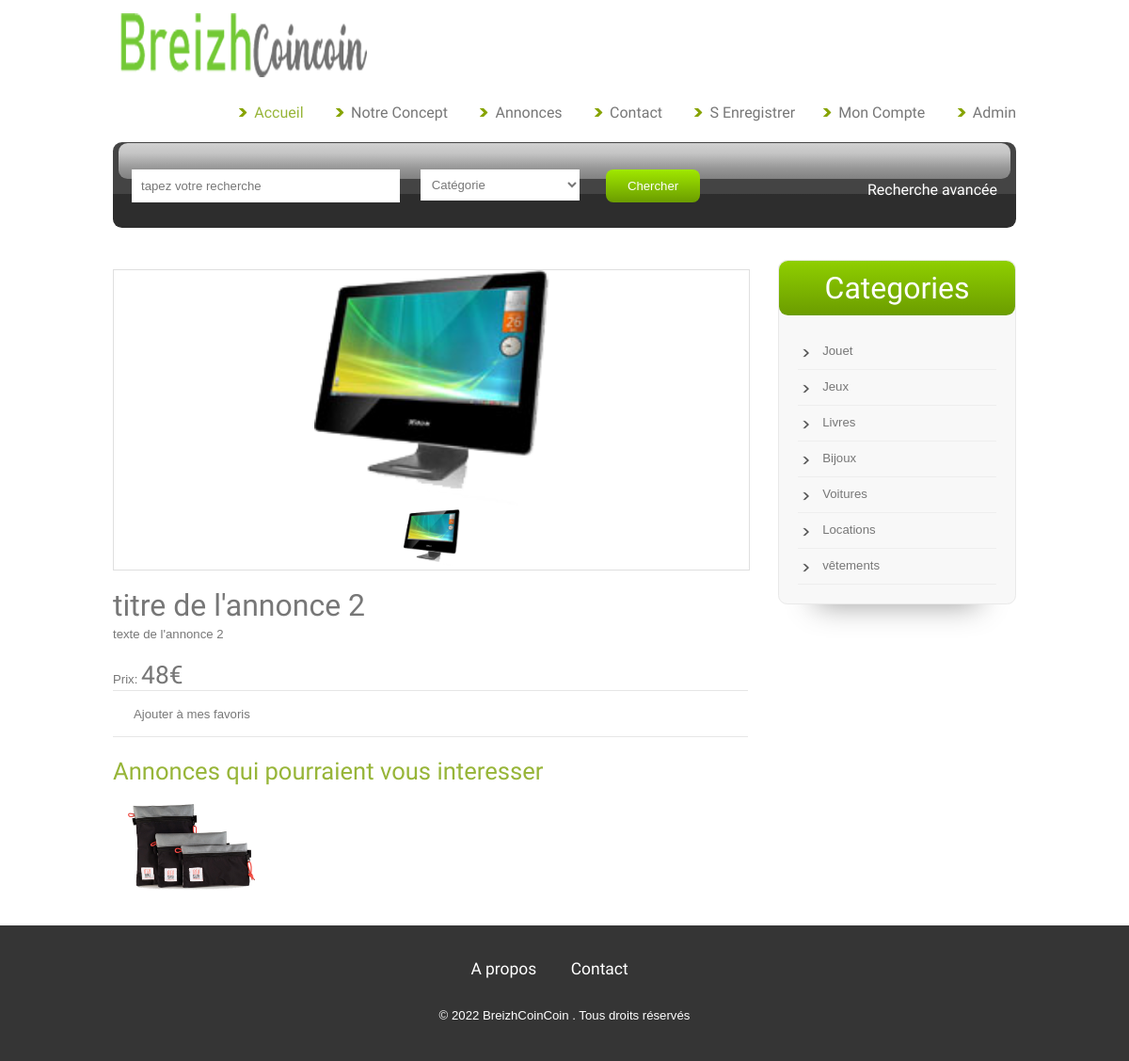
The app's page /annonce.php?id=2 with its own data.
### tables this page shows
CREATE TABLE `annonces` (
  `annonceId` int(11) NOT NULL,
  `title` varchar(150) NOT NULL,
  `price` double NOT NULL,
  `DATE` varchar(30) DEFAULT NULL,
  `image` varchar(50) DEFAULT NULL,
  `description` varchar(1000) DEFAULT NULL,
  `categorie` int(11) DEFAULT NULL,
  `userId` int(11) DEFAULT NULL,
  `UPDATE_TIME` date DEFAULT NULL
);

### annonce.php (the view, shortened to what this page needs)
<?php
include("inc/top.php");
?>
<?php
		 $id_annonce=$_GET['id'];
		 $req1 = "SELECT * FROM annonces where annonceId=$id_annonce";
		 $req2 = "SELECT * FROM annonces where categorie= (SELECT categorie from annonces where annonceId=$id_annonce) and annonceId!=$id_annonce LIMIT 3";
		 $get_annonce= $bd -> prepare($req1);
		 $get_trois_annonces= $bd -> prepare($req2);
		 $get_annonce-> execute();
		 $get_trois_annonces->execute();
		 $annonce=$get_annonce -> fetchall();
		 $trois_annonces=$get_trois_annonces-> fetchall();
?>
<div class="main">
<div class="details">
<?php
if(!empty($annonce)){
	echo	'	  <div class="product-details">
						<div class="images_3_of_2">
							<div id="container">
							<div id="products_example">
								<div id="products">
									<div class="slides_container">
										<a href="#" target="_blank"><img src="images/'.$annonce[0]['image'].'" width="250px" height="250px" alt=" " /></a>
									</div>
									<ul class="pagination">
										<li><a href="#"><img src="images/'.$annonce[0]['image'].'" width="60px" height="60px" alt=" " /></a></li>
									</ul>
								</div>
							</div>
						</div>
					</div>
					<div class="desc span_3_of_2">
						<h2>'.$annonce[0]['title'].'</h2>
						<p>'.$annonce[0]['description'].'</p>
						<div class="price">
							<p>Prix: <span>'.$annonce[0]['price'].'€</span></p>
						</div>
					<div class="wish-list">
						<ul>
							<li class="wish"><a href="favoris.php?annonceId='.$annonce[0]['annonceId'].'">Ajouter à mes favoris</a></li>
						</ul>
					</div>
				</div>
				<div class="clear"></div>
			</div>
	<div class="content_bottom">
		<div class="text-h1 top1 btm">
				<h2>Annonces qui pourraient vous interesser</h2>
			</div>
	<div class="div2">
			<div id="mcts1">';
			foreach($trois_annonces as $trois){
			echo	'<div class="w3l-img">
			<a href="annonce.php?id='.$trois['annonceId'].'" target="_blank"><img src="images/'.$trois['image'].'" width=150px alt=" " /></a>
				</div>';
			}
	}else {
		header("Location: 404.php");
	}
			?>
        </div>
   		</div>
    	</div>
        </div>
<div class="sidebar">
<div class="s-main">
	<div class="s_hdr">
		<h2>Categories</h2>
	</div>
	<div class="text1-nav">
		<ul>
		<?php
				foreach($categories as $cat ){
					print_r("<li><a href=categories.php?id=".$cat['id'].">".$cat['NAME']."</a></li>");
					}
			?>
	    </ul>
	</div>
</div>
</div>
</div>
<?php
include("inc/bottom.php");
?>

### css/style.css (style rules this page uses)
html,body,div,span,applet,object,iframe,h1,h2,h3,h4,h5,h6,p,blockquote,pre,a,abbr,acronym,address,big,cite,code,del,dfn,em,img,ins,kbd,q,s,samp,small,strike,strong,sub,sup,tt,var,b,u,i,dl,dt,dd,ol,nav ul,nav li,fieldset,form,label,legend,table,caption,tbody,tfoot,thead,tr,th,td,article,aside,canvas,details,embed,figure,figcaption,footer,header,hgroup,menu,nav,output,ruby,section,summary,time,mark,audio,video { margin:0;padding:0;border:0;font-size:100%;font:inherit;vertical-align:baseline; }
ol,ul { list-style:none;margin:0;padding:0; }
a { text-decoration:none; }
img { max-width:100%; }
body { font-family: Arial, Geneva,Helvetica, sans-serif; font-size: 100%; background:#ffffff; }
.main { display: block; padding: 3.5% 0; }
.sidebar { float: left; width:26.333%; }
.s-main { background: #f8f8f8; margin-top: 30px; border: 1px solid rgb(233, 233, 233); box-shadow: 0 40px 30px -40px #999; -webkit-box-shadow: 0 40px 30px -40px #999; -moz-box-shadow: 0 40px 30px -40px #999; -o-box-shadow: 0 40px 30px -40px #999; border-radius: 0.6em; -webkit-border-radius: 0.6em; -moz-border-radius: 0.6em; -o-border-radius: 0.6em; }
.s-main:first-child { margin-top: 0; }
.s_hdr { background: -webkit-gradient(linear, 50% 0%, 50% 100%, color-stop(0%, #8fcf00), color-stop(100%, #6b9c00)); background: -webkit-linear-gradient(top, #8fcf00, #6b9c00); background: -moz-linear-gradient(top, #8fcf00, #6b9c00); background: -o-linear-gradient(top, #8fcf00, #6b9c00); background: linear-gradient(top, #8fcf00, #6b9c00); background-color: #7db500; border-color: #5a8200; border-radius: 0.6em; -webkit-border-radius: 0.6em; -moz-border-radius: 0.6em; -o-border-radius: 0.6em; }
.s_hdr h2 { padding: 10px; text-align: center; font-size: 2.0em; letter-spacing: 0px; color: #FFF; font-family: 'Cabin Condensed', sans-serif; }
.text1-nav { padding:20px; }
.text1-nav ul li { display:inline; }
.text1-nav ul li a { display: block; font-size: 0.825em; color: #777; letter-spacing: 0px; line-height: 2.8em; border-bottom: 1px solid #EEEEEE; }
.text1-nav ul li:before { margin-top: 12px; margin-right: 10px; content: url('../images/arrow1.png'); float: left; }
.top1 { margin-top: 3%; }
.btm { padding-bottom: 3%; }
.desc { display: block; float: left; margin: 0% 0 0% 2.6%; }
.product-details { margin:10px 0; }
.details { width: 70.333%; float: left; margin-right: 3.333%; }
.images_3_of_2 { border: 1px solid #dfdfdf; width: 42.333%; float: left; text-align: center; }
.span_3_of_2 { width: 53.2%; }
.images_3_of_2 img { max-width: 100%; }
.span_3_of_2 h2 { font-size: 2.0em; color: #777; font-weight: 400; font-family: 'Cabin Condensed', sans-serif; }
.span_3_of_2 p { font-size: 0.825em; color: #777; line-height: 1.8em; }
.price p { font-size: 0.825em; color: #777; line-height: 1.8em; vertical-align: top; }
.price p span { font-size: 2.0em; color: #777; font-weight: 400; font-family: 'Cabin Condensed', sans-serif; }
.price { margin-top: 3%; }
.wish-list { padding:15px 0; border-bottom: 1px solid #E6E6E6; border-top: 1px solid #E6E6E6; }
.wish-list li { display:inline-block; margin-right:45px; }
.wish-list li a { color: #777777; font-size:0.825em; padding-left:22px; }
.wish-list li.wish { background:url(../images/wishlist.png) no-repeat 0; }
#mcts1 { width:100%; margin: 0 auto; white-space:nowrap; position:relative; }
.w3l-img { float: left; margin: 0 20px; }
#mcts1 img { border:none; }
.text-h1 h2 { font-size: 1.6em; color: #97b538; font-weight: 400; font-family: 'Cabin Condensed', sans-serif; }
@media only screen and (max-width: 1440px) { .images_3_of_2 { width: 100%; } }
@media only screen and (max-width: 1440px) { .w3l-img { margin: 0 16px; } }
@media only screen and (max-width: 1366px) { .desc { width:100%; display: block; margin: 2.6% 0 0; } }
@media only screen and (max-width: 1366px) { .w3l-img { width: 20.5%; } }
@media only screen and (max-width: 1280px) { .w3l-img { width: 20%; } }

### records on screen
annonces: image (picture), title "titre de l'annonce 2", description "texte de l'annonce 2", price "48"
annonces: image (picture)
